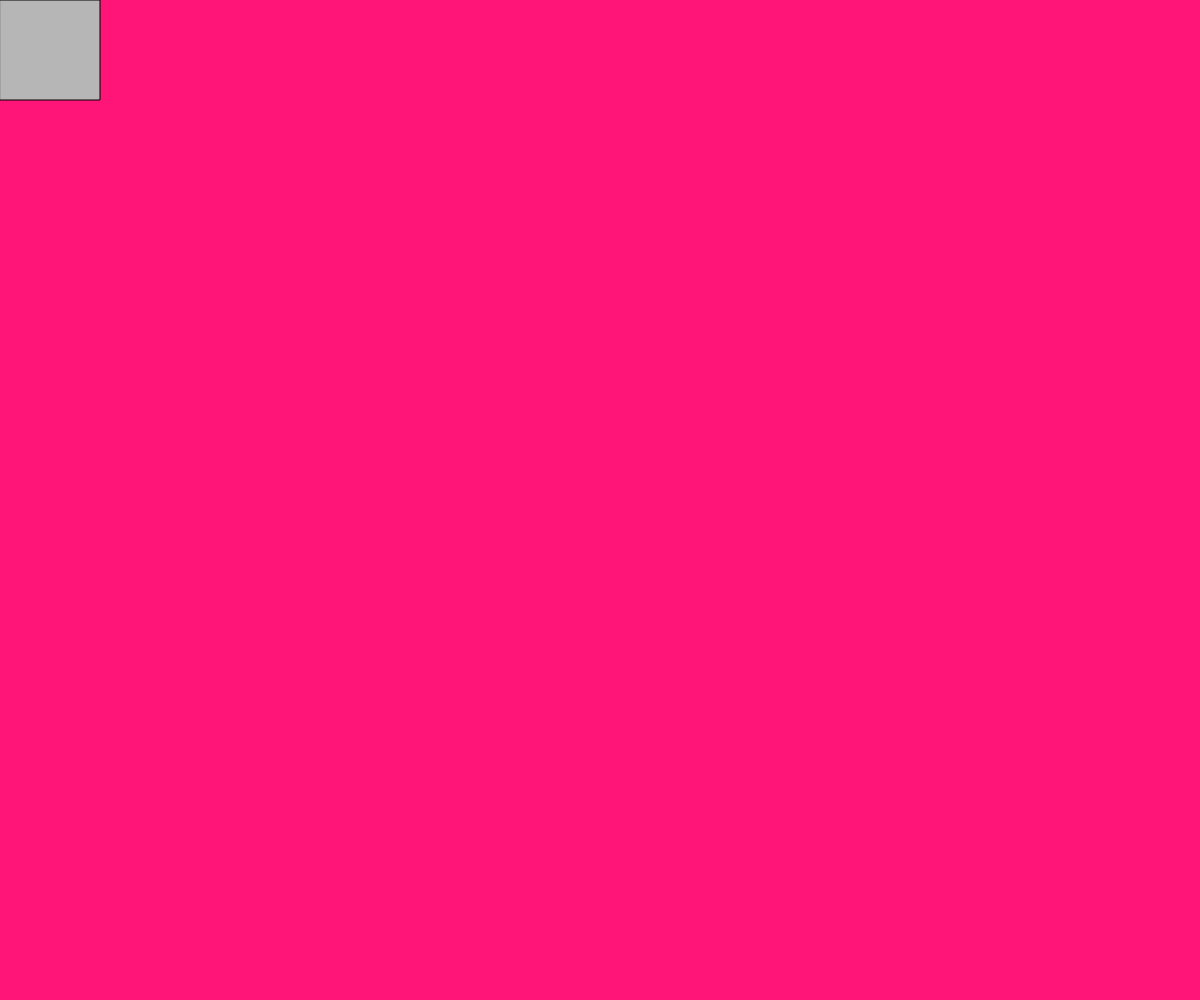
Frame 1 (no input)
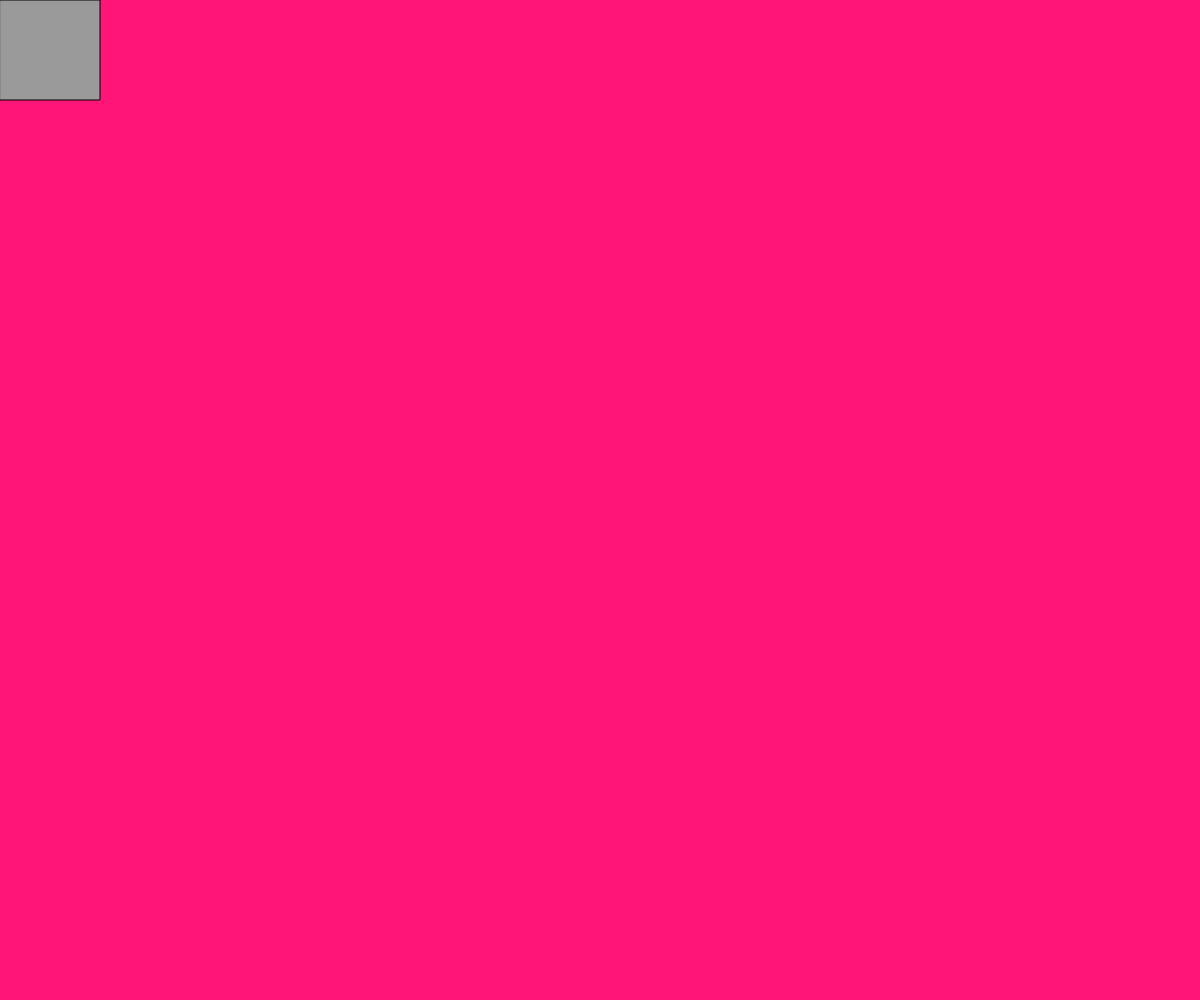
Frame 60 (no input)
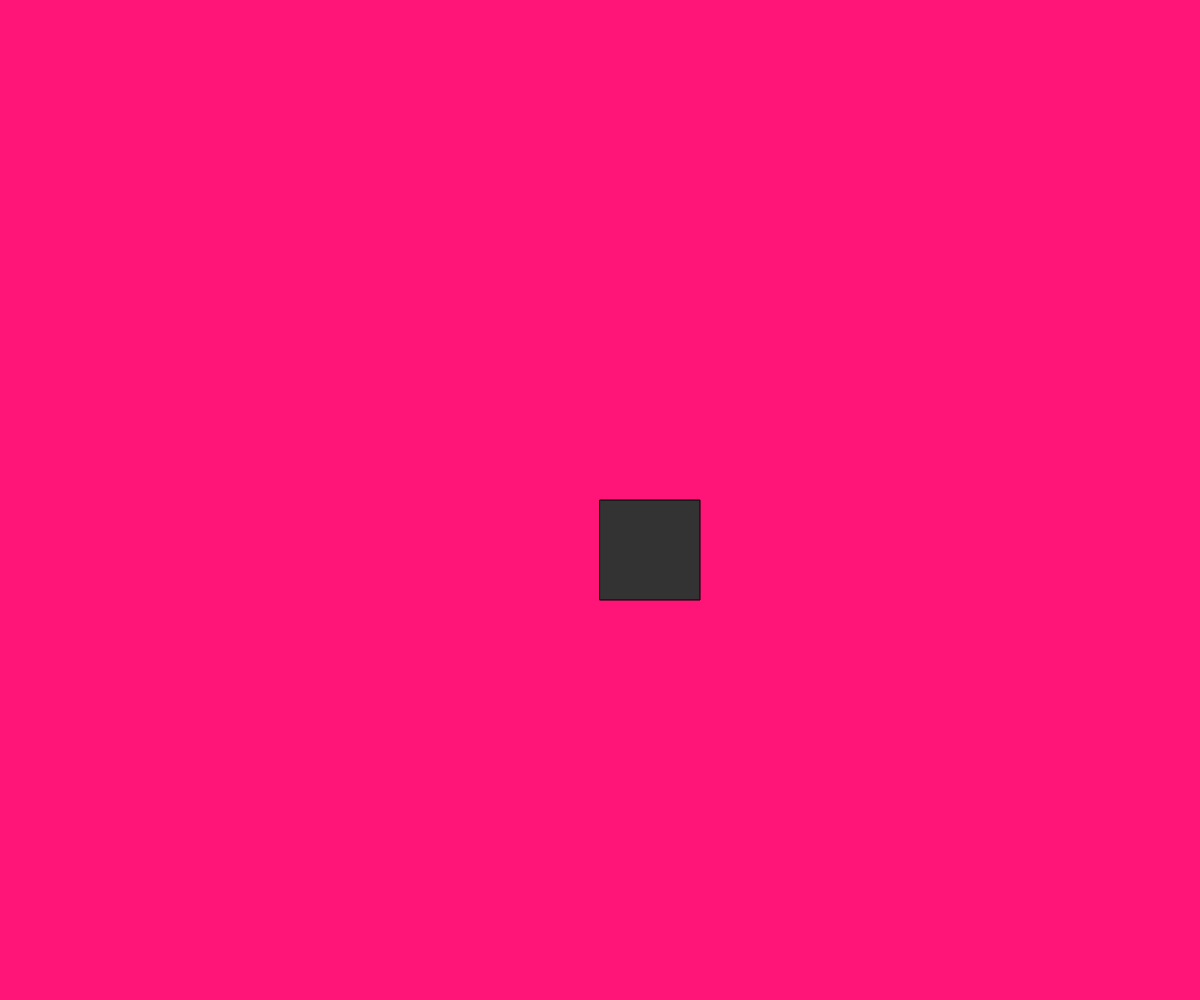
Frame 120 (the mouse pressed at the canvas centre since frame 60)

The p5.js sketch that drew these frames (run headless with seeded random() and noise() and a simulated clock; from frame 60 on, the mouse is pressed at the canvas centre):

// p5.js sketch
// ── sketch.js
// TODO: use mouseX and mouseY

function setup() {
  createCanvas(windowWidth, windowHeight);
}

function draw() {
  background(255, 20, 120);
  fill(random(255));
  rect(mouseX, mouseY, 100);
}
